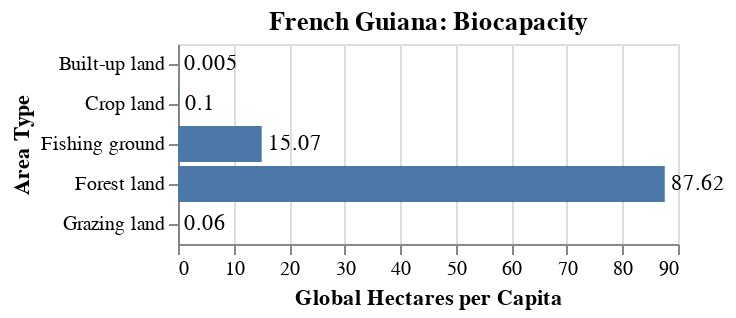

This figure's Vega-Lite source:
### Vega specification from a JSON file in a GitHub repository (floating-point values rounded to 4 significant figures)
{"$schema": "https://vega.github.io/schema/vega/v5.json", "description": "Bar chart with text labels. Apply scale padding to make the frame cover the labels.", "background": "white", "padding": 5, "width": 250, "title": {"text": "French Guiana: Biocapacity", "frame": "group"}, "style": "cell", "data": [{"name": "source_0", "values": [{"Area Type": "Built-up land", "Global Hectares per Capita": 0.005}, {"Area Type": "Crop land", "Global Hectares per Capita": 0.1}, {"Area Type": "Grazing land", "Global Hectares per Capita": 0.06}, {"Area Type": "Fishing ground", "Global Hectares per Capita": 15.07}, {"Area Type": "Forest land", "Global Hectares per Capita": 87.62}]}, {"name": "data_0", "source": "source_0", "transform": [{"type": "filter", "expr": "isValid(datum[\"Global Hectares per Capita\"]) && isFinite(+datum[\"Global Hectares per Capita\"])"}]}], "signals": [{"name": "y_step", "value": 20}, {"name": "height", "update": "bandspace(domain('y').length, 0.1, 0.05) * y_step"}], "marks": [{"name": "layer_0_marks", "type": "rect", "style": ["bar"], "from": {"data": "data_0"}, "encode": {"update": {"fill": {"value": "#4c78a8"}, "ariaRoleDescription": {"value": "bar"}, "description": {"signal": "\"Area Type: \" + (isValid(datum[\"Area Type\"]) ? datum[\"Area Type\"] : \"\"+datum[\"Area Type\"]) + \"; Global Hectares per Capita: \" + (format(datum[\"Global Hectares per Capita\"], \"\"))"}, "x": {"scale": "x", "field": "Global Hectares per Capita"}, "x2": {"scale": "x", "value": 0}, "y": {"scale": "y", "field": "Area Type"}, "height": {"scale": "y", "band": 1}}}}, {"name": "layer_1_marks", "type": "text", "style": ["text"], "from": {"data": "data_0"}, "encode": {"update": {"align": {"value": "left"}, "baseline": {"value": "middle"}, "dx": {"value": 3}, "fill": {"value": "black"}, "description": {"signal": "\"Area Type: \" + (isValid(datum[\"Area Type\"]) ? datum[\"Area Type\"] : \"\"+datum[\"Area Type\"]) + \"; Global Hectares per Capita: \" + (format(datum[\"Global Hectares per Capita\"], \"\"))"}, "x": {"scale": "x", "field": "Global Hectares per Capita"}, "y": {"scale": "y", "field": "Area Type", "band": 0.5}, "text": {"signal": "format(datum[\"Global Hectares per Capita\"], \"\")"}}}}], "scales": [{"name": "x", "type": "linear", "domain": {"data": "data_0", "field": "Global Hectares per Capita"}, "range": [0, {"signal": "width"}], "nice": true, "zero": true}, {"name": "y", "type": "band", "domain": {"data": "data_0", "field": "Area Type", "sort": true}, "range": {"step": {"signal": "y_step"}}, "paddingInner": 0.1, "paddingOuter": 0.05}], "axes": [{"scale": "x", "orient": "bottom", "gridScale": "y", "grid": true, "tickCount": {"signal": "ceil(width/40)"}, "domain": false, "labels": false, "aria": false, "maxExtent": 0, "minExtent": 0, "ticks": false, "zindex": 0}, {"scale": "x", "orient": "bottom", "grid": false, "title": "Global Hectares per Capita", "labelFlush": true, "labelOverlap": true, "tickCount": {"signal": "ceil(width/40)"}, "zindex": 0}, {"scale": "y", "orient": "left", "grid": false, "title": "Area Type", "zindex": 0}], "config": {}}
